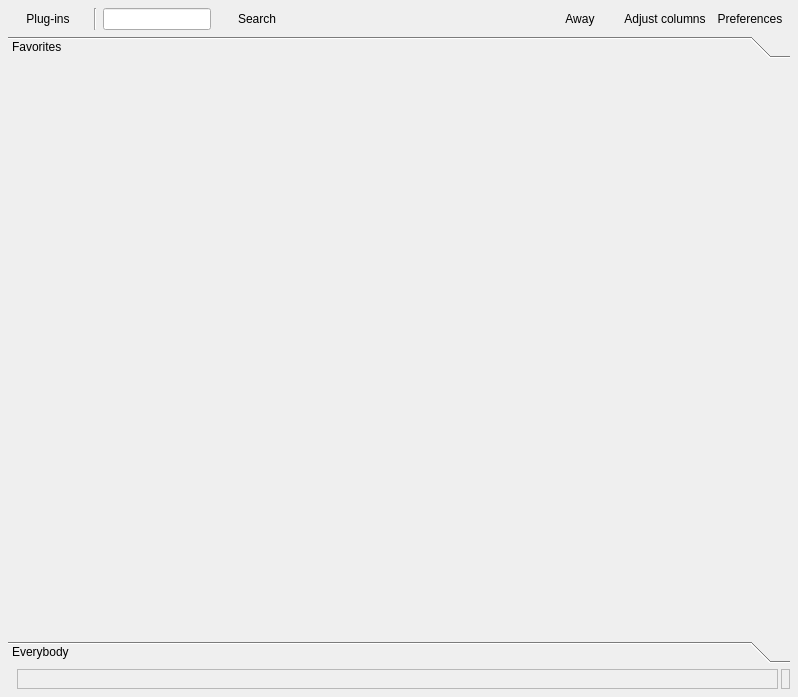
<ui version="4.0" >
 <author></author>
 <comment></comment>
 <exportmacro></exportmacro>
 <class>qRezixUI</class>
 <widget class="QWidget" name="qRezixUI" >
  <property name="geometry" >
   <rect>
    <x>0</x>
    <y>0</y>
    <width>798</width>
    <height>697</height>
   </rect>
  </property>
  <property name="minimumSize" >
   <size>
    <width>16</width>
    <height>16</height>
   </size>
  </property>
  <property name="windowTitle" >
   <string>qRezix</string>
  </property>
  <property name="whatsThis" >
   <string/>
  </property>
  <layout class="QGridLayout" >
   <property name="margin" >
    <number>8</number>
   </property>
   <property name="spacing" >
    <number>6</number>
   </property>
   <item row="1" column="0" >
    <widget class="QToolBox" name="tbRezalContainer" >
     <property name="sizePolicy" >
      <sizepolicy>
       <hsizetype>5</hsizetype>
       <vsizetype>5</vsizetype>
       <horstretch>0</horstretch>
       <verstretch>0</verstretch>
      </sizepolicy>
     </property>
     <property name="acceptDrops" >
      <bool>false</bool>
     </property>
     <property name="whatsThis" >
      <string>&lt;h3>Main view&lt;/h3>
&lt;p>You can choose if you want to see Everybody or only your favorites.&lt;br>
Each item have a menu (right click)&lt;/p>
&lt;p>To switch you can use &lt;b>Shift+Tab&lt;/b>&lt;/p></string>
     </property>
     <property name="frameShape" >
      <enum>QFrame::NoFrame</enum>
     </property>
     <property name="frameShadow" >
      <enum>QFrame::Raised</enum>
     </property>
     <property name="lineWidth" >
      <number>1</number>
     </property>
     <property name="currentIndex" >
      <number>0</number>
     </property>
     <widget class="QWidget" name="tabFavorites" >
      <property name="geometry" >
       <rect>
        <x>0</x>
        <y>0</y>
        <width>780</width>
        <height>549</height>
       </rect>
      </property>
      <attribute name="label" >
       <string>Favorites</string>
      </attribute>
      <layout class="QGridLayout" >
       <property name="margin" >
        <number>8</number>
       </property>
       <property name="spacing" >
        <number>6</number>
       </property>
       <item row="0" column="0" >
        <widget class="RzxRezal" name="rezalFavorites" >
         <property name="sizePolicy" >
          <sizepolicy>
           <hsizetype>5</hsizetype>
           <vsizetype>5</vsizetype>
           <horstretch>0</horstretch>
           <verstretch>0</verstretch>
          </sizepolicy>
         </property>
         <property name="minimumSize" >
          <size>
           <width>16</width>
           <height>16</height>
          </size>
         </property>
        </widget>
       </item>
      </layout>
     </widget>
     <widget class="QWidget" name="tabEverybody" >
      <property name="geometry" >
       <rect>
        <x>0</x>
        <y>0</y>
        <width>96</width>
        <height>26</height>
       </rect>
      </property>
      <attribute name="label" >
       <string>Everybody</string>
      </attribute>
      <layout class="QGridLayout" >
       <property name="margin" >
        <number>0</number>
       </property>
       <property name="spacing" >
        <number>0</number>
       </property>
       <item row="0" column="0" >
        <widget class="RzxRezal" name="rezal" >
         <property name="sizePolicy" >
          <sizepolicy>
           <hsizetype>5</hsizetype>
           <vsizetype>5</vsizetype>
           <horstretch>0</horstretch>
           <verstretch>0</verstretch>
          </sizepolicy>
         </property>
        </widget>
       </item>
      </layout>
     </widget>
    </widget>
   </item>
   <item row="0" column="0" >
    <layout class="QHBoxLayout" >
     <property name="margin" >
      <number>0</number>
     </property>
     <property name="spacing" >
      <number>6</number>
     </property>
     <item>
      <widget class="QPushButton" name="btnPlugins" >
       <property name="text" >
        <string>Plug-ins</string>
       </property>
       <property name="iconSize" >
        <size>
         <width>32</width>
         <height>32</height>
        </size>
       </property>
       <property name="checkable" >
        <bool>true</bool>
       </property>
       <property name="flat" >
        <bool>true</bool>
       </property>
      </widget>
     </item>
     <item>
      <widget class="Line" name="line2" >
       <property name="frameShape" >
        <enum>QFrame::VLine</enum>
       </property>
       <property name="frameShadow" >
        <enum>QFrame::Sunken</enum>
       </property>
       <property name="midLineWidth" >
        <number>0</number>
       </property>
       <property name="orientation" >
        <enum>Qt::Vertical</enum>
       </property>
      </widget>
     </item>
     <item>
      <widget class="QLineEdit" name="leSearch" >
       <property name="sizePolicy" >
        <sizepolicy>
         <hsizetype>4</hsizetype>
         <vsizetype>0</vsizetype>
         <horstretch>0</horstretch>
         <verstretch>0</verstretch>
        </sizepolicy>
       </property>
       <property name="whatsThis" >
        <string>&lt;h3>Search&lt;/h3>
&lt;p>Type the beginning of the pseudonyme you are looking for and enable the search mode...&lt;/p></string>
       </property>
      </widget>
     </item>
     <item>
      <widget class="QPushButton" name="btnSearch" >
       <property name="text" >
        <string>Search</string>
       </property>
       <property name="iconSize" >
        <size>
         <width>32</width>
         <height>32</height>
        </size>
       </property>
       <property name="checkable" >
        <bool>true</bool>
       </property>
       <property name="flat" >
        <bool>true</bool>
       </property>
      </widget>
     </item>
     <item>
      <spacer>
       <property name="orientation" >
        <enum>Qt::Horizontal</enum>
       </property>
       <property name="sizeType" >
        <enum>QSizePolicy::Expanding</enum>
       </property>
       <property name="sizeHint" >
        <size>
         <width>20</width>
         <height>20</height>
        </size>
       </property>
      </spacer>
     </item>
     <item>
      <layout class="QHBoxLayout" >
       <property name="margin" >
        <number>0</number>
       </property>
       <property name="spacing" >
        <number>0</number>
       </property>
       <item>
        <widget class="QPushButton" name="btnAutoResponder" >
         <property name="text" >
          <string>Away</string>
         </property>
         <property name="iconSize" >
          <size>
           <width>32</width>
           <height>32</height>
          </size>
         </property>
         <property name="checkable" >
          <bool>true</bool>
         </property>
         <property name="flat" >
          <bool>true</bool>
         </property>
        </widget>
       </item>
       <item>
        <widget class="QPushButton" name="btnMAJcolonnes" >
         <property name="text" >
          <string>Adjust columns</string>
         </property>
         <property name="iconSize" >
          <size>
           <width>32</width>
           <height>32</height>
          </size>
         </property>
         <property name="flat" >
          <bool>true</bool>
         </property>
        </widget>
       </item>
       <item>
        <widget class="QPushButton" name="btnPreferences" >
         <property name="text" >
          <string>Preferences</string>
         </property>
         <property name="iconSize" >
          <size>
           <width>32</width>
           <height>32</height>
          </size>
         </property>
         <property name="flat" >
          <bool>true</bool>
         </property>
        </widget>
       </item>
      </layout>
     </item>
    </layout>
   </item>
   <item row="2" column="0" >
    <layout class="QHBoxLayout" >
     <property name="margin" >
      <number>0</number>
     </property>
     <property name="spacing" >
      <number>2</number>
     </property>
     <item>
      <widget class="QLabel" name="lblStatusIcon" >
       <property name="sizePolicy" >
        <sizepolicy>
         <hsizetype>1</hsizetype>
         <vsizetype>5</vsizetype>
         <horstretch>0</horstretch>
         <verstretch>0</verstretch>
        </sizepolicy>
       </property>
       <property name="text" >
        <string/>
       </property>
      </widget>
     </item>
     <item>
      <widget class="QLabel" name="lblStatus" >
       <property name="sizePolicy" >
        <sizepolicy>
         <hsizetype>3</hsizetype>
         <vsizetype>1</vsizetype>
         <horstretch>0</horstretch>
         <verstretch>0</verstretch>
        </sizepolicy>
       </property>
       <property name="whatsThis" >
        <string>&lt;h3>Status bar&lt;/h3>
&lt;p>Shows the status of your connection with the xnetserver&lt;/p></string>
       </property>
       <property name="frameShape" >
        <enum>QFrame::StyledPanel</enum>
       </property>
       <property name="frameShadow" >
        <enum>QFrame::Sunken</enum>
       </property>
       <property name="lineWidth" >
        <number>1</number>
       </property>
       <property name="midLineWidth" >
        <number>0</number>
       </property>
       <property name="text" >
        <string/>
       </property>
      </widget>
     </item>
     <item>
      <spacer>
       <property name="orientation" >
        <enum>Qt::Horizontal</enum>
       </property>
       <property name="sizeType" >
        <enum>QSizePolicy::Preferred</enum>
       </property>
       <property name="sizeHint" >
        <size>
         <width>1</width>
         <height>20</height>
        </size>
       </property>
      </spacer>
     </item>
     <item>
      <widget class="QLabel" name="lblCount" >
       <property name="sizePolicy" >
        <sizepolicy>
         <hsizetype>5</hsizetype>
         <vsizetype>1</vsizetype>
         <horstretch>0</horstretch>
         <verstretch>0</verstretch>
        </sizepolicy>
       </property>
       <property name="maximumSize" >
        <size>
         <width>32767</width>
         <height>32767</height>
        </size>
       </property>
       <property name="whatsThis" >
        <string>&lt;h3>Status bar&lt;/h3>
&lt;p>Shows the number of clients connected&lt;/p></string>
       </property>
       <property name="frameShape" >
        <enum>QFrame::StyledPanel</enum>
       </property>
       <property name="frameShadow" >
        <enum>QFrame::Sunken</enum>
       </property>
       <property name="lineWidth" >
        <number>1</number>
       </property>
       <property name="midLineWidth" >
        <number>0</number>
       </property>
       <property name="text" >
        <string/>
       </property>
      </widget>
     </item>
    </layout>
   </item>
  </layout>
 </widget>
 <layoutdefault spacing="2" margin="0" />
 <pixmapfunction></pixmapfunction>
 <customwidgets>
  <customwidget>
   <class>RzxRezal</class>
   <extends></extends>
   <header>rzxrezal.h</header>
   <container>0</container>
   <pixmap></pixmap>
  </customwidget>
 </customwidgets>
 <resources/>
 <connections/>
</ui>
